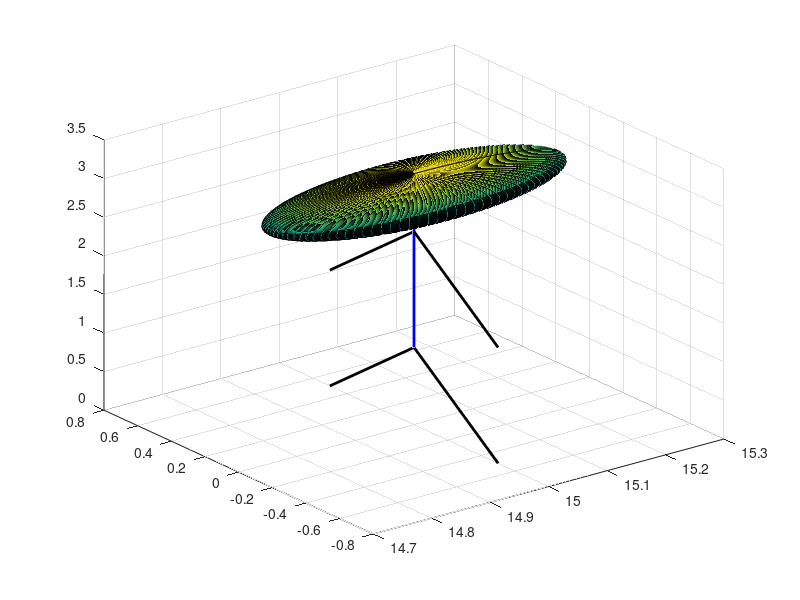

Here is the MATLAB script that generated this plot:
awayPlayerPosX = [60 40 40 5 5 15];
awayPlayerPosY = [0 20 -20 20 -20 0];

for i = 1:6
    % Position %
        awayPlayers(i).xPos = awayPlayerPosX(i);
        awayPlayers(i).yPos = awayPlayerPosY(i);
    % Position %
    
    % Possession %
        awayPlayers(i).poss = 0;
    % Possession %
    
    % Face %
    r = 0.25;
    [X,Y,Z] = sphere(100);
    awayPlayers(i).face = surf(X * r + awayPlayerPosX(i), Y * r + awayPlayerPosY(i), Z * r + 3);
    % Face %

    % Body %
    xLine = [awayPlayerPosX(i) awayPlayerPosX(i)];
    yLine = [awayPlayerPosY(i) awayPlayerPosY(i)];
    zLine = [1 3]; 
    awayPlayers(i).body = line(xLine, yLine, zLine , 'color', 'b', 'linewidth', 2);
    % Body %

    % Legs %
    xLine = [awayPlayerPosX(i) awayPlayerPosX(i)];
    yLine = [awayPlayerPosY(i) awayPlayerPosY(i)+0.5];
    zLine = [1 0]; 
    awayPlayers(i).leg1 = line(xLine, yLine, zLine , 'color', [0, 0, 0], 'linewidth', 2);

    xLine = [awayPlayerPosX(i) awayPlayerPosX(i)];
    yLine = [awayPlayerPosY(i) awayPlayerPosY(i)-0.5];
    zLine = [1 0]; 
    awayPlayers(i).leg2 = line(xLine, yLine, zLine , 'color', [0, 0, 0], 'linewidth', 2);
    % Legs %

    % Arms %
    xLine = [awayPlayerPosX(i) awayPlayerPosX(i)];
    yLine = [awayPlayerPosY(i) awayPlayerPosY(i)+0.5];
    zLine = [2.5 1.5]; 
    awayPlayers(i).arm1 = line(xLine, yLine, zLine , 'color', [0, 0, 0], 'linewidth', 2);

    xLine = [awayPlayerPosX(i) awayPlayerPosX(i)];
    yLine = [awayPlayerPosY(i) awayPlayerPosY(i)-0.5];
    zLine = [2.5 1.5]; 
    awayPlayers(i).arm2 = line(xLine, yLine, zLine , 'color', [0, 0, 0], 'linewidth', 2);
    % Arms %
end